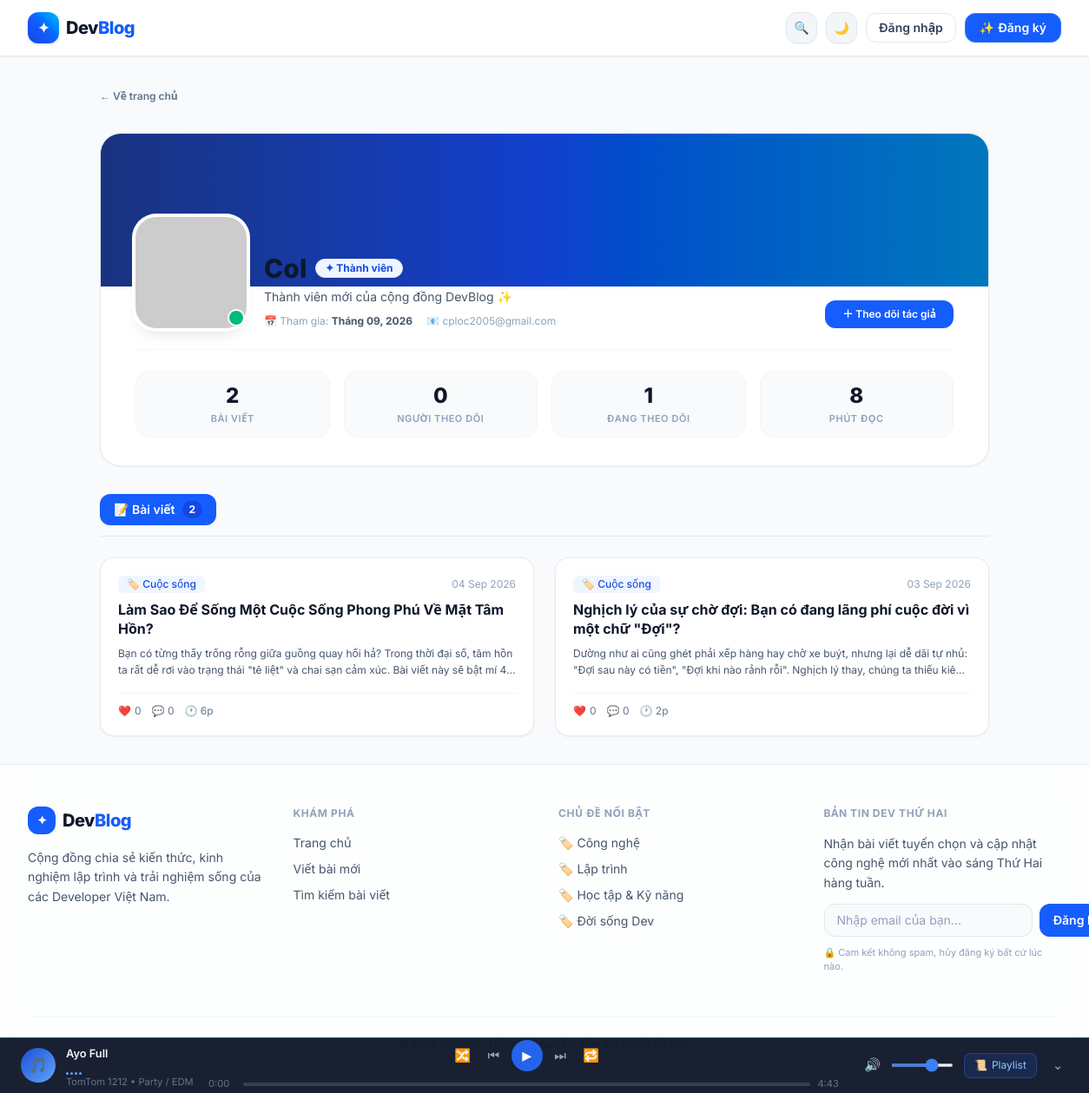
Screenshot of /profile/Col with the database file from the repository.
### models.py (models this page shows, shortened)
class User(UserMixin, db.Model):
    __tablename__ = 'users'
    id = db.Column(db.Integer, primary_key=True)
    username = db.Column(db.String(64), unique=True, nullable=False, index=True)
    email = db.Column(db.String(120), unique=True, nullable=False, index=True)
    password_hash = db.Column(db.String(256), nullable=False)
    avatar = db.Column(db.String(300), nullable=True)
    bio = db.Column(db.String(500), nullable=True, default='Lập trình viên & Người yêu công nghệ 🚀')
    role = db.Column(db.String(20), nullable=False, default='user')        # 'admin' | 'user'
    is_banned = db.Column(db.Boolean, nullable=False, default=False)      # True: bị khóa tài khoản
    created_at = db.Column(db.DateTime, default=utc_now)
    posts = db.relationship('Post', backref='author', lazy='dynamic', cascade='all, delete-orphan')
    likes    = db.relationship('Like',    backref='user', lazy='dynamic', cascade='all, delete-orphan')
    comments = db.relationship('Comment', backref='author', lazy='dynamic', cascade='all, delete-orphan')
    bookmarks = db.relationship('Bookmark', backref='user', lazy='dynamic', cascade='all, delete-orphan')
    notifications_received = db.relationship(
        'Notification',
        foreign_keys='Notification.recipient_id',
        backref='recipient',
        lazy='dynamic',
        cascade='all, delete-orphan',
        order_by='Notification.created_at.desc()'
    )
    followed = db.relationship(
        'User',
        secondary=followers,
        primaryjoin=(followers.c.follower_id == id),
        secondaryjoin=(followers.c.followed_id == id),
        backref=db.backref('followers', lazy='dynamic'),
        lazy='dynamic'
    )
    def get_avatar(self):
        if self.avatar and self.avatar.strip():
            return self.avatar.strip()
        return f'https://api.dicebear.com/7.x/bottts/svg?seed={self.username}&backgroundColor=7c6af7,22d3ee,4ade80'
    def short_joined_date(self):
        return self.created_at.strftime('Tháng %m, %Y')
    def followers_count(self):
        return self.followers.count()
    def following_count(self):
        return self.followed.count()

class Tag(db.Model):
    __tablename__ = 'tags'
    id = db.Column(db.Integer, primary_key=True)
    name = db.Column(db.String(50), unique=True, nullable=False, index=True)
    slug = db.Column(db.String(60), unique=True, nullable=False, index=True)
    created_at = db.Column(db.DateTime, default=utc_now)

class Post(db.Model):
    __tablename__ = 'posts'
    id = db.Column(db.Integer, primary_key=True)
    title = db.Column(db.String(200), nullable=False)
    summary = db.Column(db.String(400), nullable=False)
    content = db.Column(db.Text, nullable=False)
    category = db.Column(db.String(50), nullable=False, default='Uncategorized')
    read_time = db.Column(db.Integer, default=1)          # phút đọc
    created_at = db.Column(db.DateTime, default=utc_now)
    updated_at = db.Column(db.DateTime, default=utc_now, onupdate=utc_now)
    user_id = db.Column(db.Integer, db.ForeignKey('users.id'), nullable=True)
    cover_image = db.Column(db.String(500), nullable=True)
    cover_position = db.Column(db.String(50), nullable=True, default='50% 50%')
    tags = db.relationship(
        'Tag',
        secondary=post_tags,
        backref=db.backref('posts', lazy='dynamic'),
        lazy='subquery'
    )
    likes    = db.relationship('Like',    backref='post', lazy='dynamic', cascade='all, delete-orphan')
    comments = db.relationship(
        'Comment',
        backref='post',
        lazy='dynamic',
        cascade='all, delete-orphan',
        order_by='Comment.created_at.asc()'
    )
    def get_cover_image(self):
        if self.cover_image and self.cover_image.strip():
            url = self.cover_image.strip()
            if url.startswith(('http://', 'https://')):
                if 'images.unsplash.com' in url or any(url.lower().endswith(ext) for ext in ('.jpg', '.jpeg', '.png', '.webp', '.gif', '.svg')):
                    return url
                if 'unsplash.com' in url:
                    clean_url = url.split('?')[0].rstrip('/')
                    last_part = clean_url.split('/')[-1]
                    photo_id = last_part.split('-')[-1]
                    if photo_id:
                        return f"https://images.unsplash.com/photo-{photo_id}?auto=format&fit=crop&w=1200&q=80"
            return url
    def get_cover_position(self):
        if self.cover_position and self.cover_position.strip():
            return self.cover_position.strip()
        return '50% 50%'
    def short_date(self):
        return self.created_at.strftime('%d %b %Y')
    def like_count(self):
        return self.likes.count()
    def comment_count(self):
        return self.comments.count()
    def is_liked_by(self, user):
        if user is None or not user.is_authenticated:
            return False
        return self.likes.filter_by(user_id=user.id).first() is not None

### blueprints/auth.py (the view)
@auth_bp.route('/user/<username>')
@auth_bp.route('/profile/<username>')
def user_profile(username):
    user = User.query.filter_by(username=username).first_or_404()
    tab = request.args.get('tab', 'posts')
    posts = Post.query.filter_by(user_id=user.id).order_by(Post.created_at.desc()).all()
    categories_count = len(set(p.category for p in posts))
    total_reading_time = sum(p.read_time for p in posts)
    saved_posts = []
    if current_user.is_authenticated and current_user.id == user.id:
        saved_posts = user.bookmarked_posts().all()
    followers_count = user.followers_count()
    following_count = user.following_count()
    is_following = current_user.is_following(user) if current_user.is_authenticated else False
    return render_template(
        'profile.html',
        user=user,
        posts=posts,
        saved_posts=saved_posts,
        active_tab=tab,
        categories_count=categories_count,
        total_reading_time=total_reading_time,
        followers_count=followers_count,
        following_count=following_count,
        is_following=is_following,
    )

### templates/profile.html (shortened to what this page needs)
{% extends 'base.html' %}
{% block content %}
<div class="max-w-5xl mx-auto space-y-8 fade-in">
  <div>
    <a href="{{ url_for('index') }}" class="inline-flex items-center gap-1.5 text-xs font-semibold text-slate-500 dark:text-slate-400 hover:text-blue-600 dark:hover:text-blue-400 transition">
      ← Về trang chủ
    </a>
  </div>
  <section class="bg-white dark:bg-slate-900 rounded-3xl border border-slate-200/80 dark:border-slate-800 shadow-xs overflow-hidden transition-colors">
    <div class="h-36 sm:h-44 bg-gradient-to-r from-blue-900 via-blue-700 to-sky-600 relative">
      <div class="absolute inset-0 bg-black/10"></div>
    </div>
    <div class="px-6 sm:px-10 pb-8 relative -mt-16 sm:-mt-20">
      <div class="flex flex-col sm:flex-row items-start sm:items-end justify-between gap-6 pb-6 border-b border-slate-100 dark:border-slate-800">
        <div class="flex flex-col sm:flex-row items-start sm:items-end gap-5">
          <div class="relative">
            <img src="{{ user.get_avatar() }}" alt="{{ user.username }}" class="w-28 h-28 sm:w-32 sm:h-32 rounded-3xl object-cover ring-4 ring-white dark:ring-slate-900 shadow-lg bg-white dark:bg-slate-800" />
            <span class="absolute bottom-1 right-1 w-4 h-4 bg-emerald-500 ring-2 ring-white dark:ring-slate-900 rounded-full" title="Đang hoạt động"></span>
          </div>
          <div class="space-y-1">
            <div class="flex items-center gap-2.5 flex-wrap">
              <h1 class="text-2xl sm:text-3xl font-extrabold text-slate-900 dark:text-white">{{ user.username }}</h1>
              <span class="px-2.5 py-0.5 rounded-full bg-blue-50 dark:bg-blue-950 text-blue-700 dark:text-blue-300 font-bold text-xs border border-blue-100 dark:border-blue-900/50">✦ Thành viên</span>
            </div>
            <p class="text-sm text-slate-600 dark:text-slate-300 max-w-xl leading-relaxed">
              {{ user.bio or 'Chưa có lời giới thiệu.' }}
            </p>
            <div class="flex items-center gap-4 text-xs text-slate-400 dark:text-slate-500 pt-1">
              <span>📅 Tham gia: <strong class="text-slate-600 dark:text-slate-300">{{ user.short_joined_date() }}</strong></span>
              <span>📧 {{ user.email }}</span>
            </div>
          </div>
        </div>
        <div class="flex items-center gap-2.5 shrink-0 self-stretch sm:self-auto justify-end">
          {% if current_user.is_authenticated and current_user.id == user.id %}
            <a href="{{ url_for('profile_edit') }}" class="px-4 py-2 rounded-xl bg-slate-100 dark:bg-slate-800 hover:bg-slate-200 dark:hover:bg-slate-700 text-slate-700 dark:text-slate-200 font-semibold text-xs transition" id="edit-profile-btn">
              ⚙️ Sửa hồ sơ
            </a>
            <a href="{{ url_for('post_new') }}" class="px-4 py-2 rounded-xl bg-blue-600 hover:bg-blue-700 text-white font-semibold text-xs shadow-xs transition" id="profile-new-post-btn">
              ✏️ Viết bài
            </a>
          {% else %}
            <a href="{{ url_for('login') }}" class="px-5 py-2 rounded-xl bg-blue-600 hover:bg-blue-700 text-white font-semibold text-xs transition shadow-xs" title="Đăng nhập để theo dõi">
              ＋ Theo dõi tác giả
            </a>
          {% endif %}
        </div>
      </div>
      <div class="grid grid-cols-2 sm:grid-cols-4 gap-4 pt-6 text-center">
        <div class="p-3 rounded-2xl bg-slate-50 dark:bg-slate-800/60 border border-slate-100 dark:border-slate-800">
          <div class="text-xl sm:text-2xl font-extrabold text-slate-900 dark:text-white">{{ posts|length }}</div>
          <div class="text-[11px] font-semibold text-slate-400 dark:text-slate-500 uppercase tracking-wider mt-0.5">Bài viết</div>
        </div>
        <div class="p-3 rounded-2xl bg-slate-50 dark:bg-slate-800/60 border border-slate-100 dark:border-slate-800">
          <div class="text-xl sm:text-2xl font-extrabold text-slate-900 dark:text-white" id="profile-followers-count">{{ followers_count }}</div>
          <div class="text-[11px] font-semibold text-slate-400 dark:text-slate-500 uppercase tracking-wider mt-0.5">Người theo dõi</div>
        </div>
        <div class="p-3 rounded-2xl bg-slate-50 dark:bg-slate-800/60 border border-slate-100 dark:border-slate-800">
          <div class="text-xl sm:text-2xl font-extrabold text-slate-900 dark:text-white" id="profile-following-count">{{ following_count }}</div>
          <div class="text-[11px] font-semibold text-slate-400 dark:text-slate-500 uppercase tracking-wider mt-0.5">Đang theo dõi</div>
        </div>
        <div class="p-3 rounded-2xl bg-slate-50 dark:bg-slate-800/60 border border-slate-100 dark:border-slate-800">
          <div class="text-xl sm:text-2xl font-extrabold text-slate-900 dark:text-white">{{ total_reading_time }}</div>
          <div class="text-[11px] font-semibold text-slate-400 dark:text-slate-500 uppercase tracking-wider mt-0.5">Phút đọc</div>
        </div>
      </div>
    </div>
  </section>
  <section class="space-y-6">
    <div class="flex items-center gap-3 border-b border-slate-200 dark:border-slate-800 pb-3" role="tablist">
      <a
        href="{{ url_for('user_profile', username=user.username, tab='posts') }}"
        class="inline-flex items-center gap-2 px-4 py-2 rounded-xl text-sm font-semibold transition {% if active_tab != 'saved' %}bg-blue-600 text-white shadow-xs{% else %}text-slate-600 dark:text-slate-400 hover:bg-slate-100 dark:hover:bg-slate-800{% endif %}"
        role="tab"
        id="tab-posts"
      >
        📝 Bài viết <span class="px-2 py-0.5 rounded-full text-xs font-bold {% if active_tab != 'saved' %}bg-blue-700 text-white{% else %}bg-slate-200 dark:bg-slate-800 text-slate-700 dark:text-slate-300{% endif %}">{{ posts|length }}</span>
      </a>
    </div>
    {% set display_posts = saved_posts if active_tab == 'saved' else posts %}
    <div class="grid grid-cols-1 md:grid-cols-2 gap-6" id="tab-panel-posts" role="tabpanel">
      {% if display_posts %}
        {% for post in display_posts %}
        <article class="post-card group bg-white dark:bg-slate-900 rounded-2xl border border-slate-200/80 dark:border-slate-800 shadow-xs hover:shadow-lg hover:-translate-y-1 transition duration-200 overflow-hidden flex flex-col cursor-pointer"
          data-post-url="{{ url_for('post_detail', post_id=post.id) }}" role="article" tabindex="0"
          aria-label="{{ post.title }}">
          <div class="p-5 flex-1 flex flex-col justify-between space-y-4">
            <div class="space-y-2">
              <div class="flex items-center justify-between text-xs">
                <div class="flex items-center gap-1.5 flex-wrap">
                  {% if post.tags %}
                  {% for tag in post.tags[:2] %}
                  <span class="px-2.5 py-0.5 rounded-md bg-blue-50 dark:bg-blue-950 text-blue-700 dark:text-blue-300 font-medium">🏷️ {{ tag.name }}</span>
                  {% endfor %}
                  {% else %}
                  <span class="px-2.5 py-0.5 rounded-md bg-slate-100 dark:bg-slate-800 text-slate-700 dark:text-slate-300 font-medium">{{ post.category }}</span>
                  {% endif %}
                </div>
                <span class="text-slate-400 dark:text-slate-500">{{ post.short_date() }}</span>
              </div>
              <h3 class="text-base font-bold text-slate-900 dark:text-white group-hover:text-blue-600 dark:group-hover:text-blue-400 transition leading-snug line-clamp-2">
                <a href="{{ url_for('post_detail', post_id=post.id) }}">{{ post.title }}</a>
              </h3>
              <p class="text-xs text-slate-600 dark:text-slate-400 line-clamp-2 leading-relaxed">{{ post.summary }}</p>
            </div>
            <div class="pt-3 border-t border-slate-100 dark:border-slate-800 flex items-center justify-between text-xs text-slate-500 dark:text-slate-400">
              <div class="flex items-center gap-3">
                <button class="card-like-btn flex items-center gap-1 hover:text-rose-600 transition {% if post.is_liked_by(current_user) %}liked text-rose-600 font-bold{% endif %}"
                  id="like-btn-{{ post.id }}" data-post-id="{{ post.id }}"
                  data-liked="{{ 'true' if post.is_liked_by(current_user) else 'false' }}" title="Thích bài viết"
                  type="button" onclick="event.stopPropagation()">
                  <span>❤️</span>
                  <span id="like-count-{{ post.id }}">{{ post.like_count() }}</span>
                </button>
                <span class="flex items-center gap-1">💬 {{ post.comment_count() }}</span>
                <span>🕐 {{ post.read_time }}p</span>
              </div>
            </div>
          </div>
        </article>
        {% endfor %}
      {% endif %}
    </div>
  </section>
</div>
{% endblock %}

### rows the page displays
User: username "Col", bio "Thành viên mới của cộng đồng DevBlog ✨", short_joined_date "Tháng 09, 2026", email "cploc2005@gmail.com"
Post: short_date "04 Sep 2026", title "Làm Sao Để Sống Một Cuộc Sống Phong Phú Về Mặt Tâm Hồn?", summary "Bạn có từng thấy trống rỗng giữa guồng quay hối hả? Trong thời đại số, tâm hồn ta rất dễ rơi vào trạng thái \"tê liệt\" và chai sạn cảm xúc. Bài viết này sẽ bật mí…", like_count "0", comment_count "0", read_time "6"
Tag: name "Cuộc sống"
Post: short_date "03 Sep 2026", title "Nghịch lý của sự chờ đợi: Bạn có đang lãng phí cuộc đời vì một chữ \"Đợi\"?", summary "Dường như ai cũng ghét phải xếp hàng hay chờ xe buýt, nhưng lại dễ dãi tự nhủ: \"Đợi sau này có tiền\", \"Đợi khi nào rảnh rỗi\". Nghịch lý thay, chúng ta thiếu…", like_count "0", comment_count "0", read_time "2"

### other values shown
{{ posts|length }} "2"
{{ followers_count }} "0"
{{ following_count }} "1"
{{ total_reading_time }} "8"
